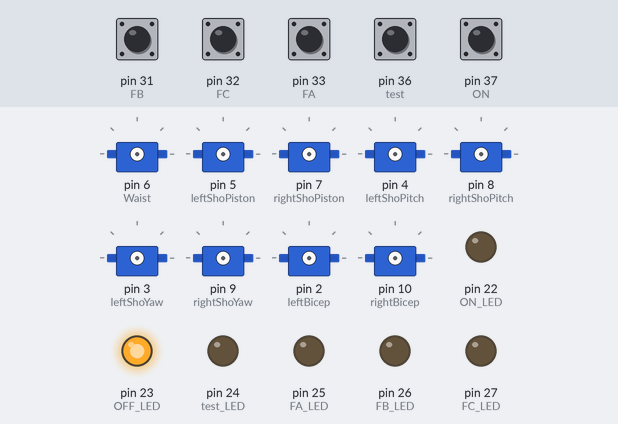
A sketch run on a simulated Arduino Mega 2560, built with avr-gcc and run on an emulated ATmega2560. On the bench: 9 × servo, output pins drawn as LEDs (lit = HIGH). The inputs (shaded band) are chosen by the test bench; at power-on: pin 31 (FB), pin 32 (FC), pin 33 (FA), pin 36 (test), pin 37 (ON) HIGH.

Above: at 0.8 s.
0.9 s: pin 37 (ON) pulled LOW for 0.15 s
At 1.9 s:
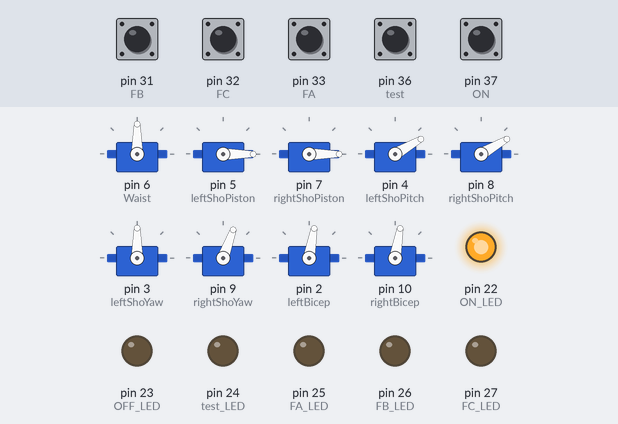
2.5 s: pin 32 (FC) pulled LOW for 0.15 s
At 3.9 s:
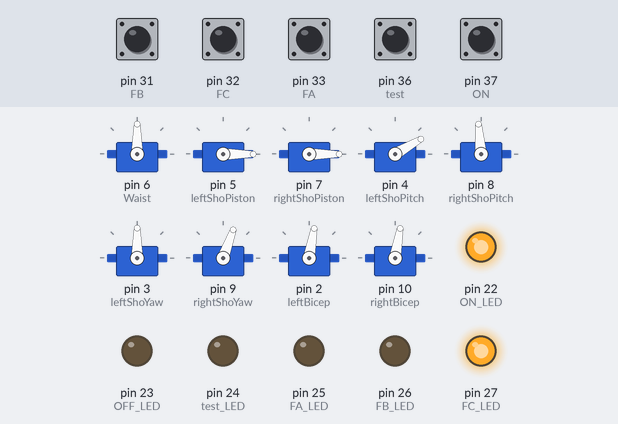
At 5.4 s:
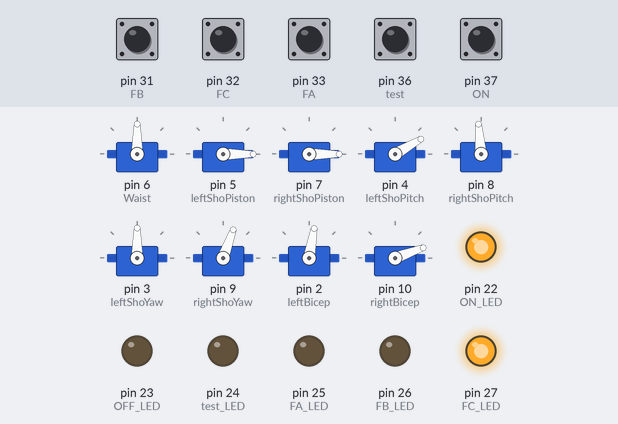
Timing chart, 0 to 19.9 s (numbered marks = the images above; inputs shaded):
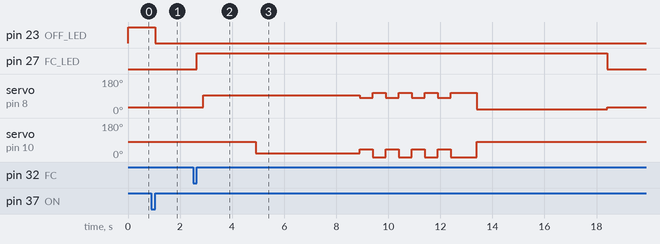

The sketch:

TALUS_Demo_4-1-18.ino
```cpp
#include <Servo.h>

int ON = 37, test = 36, FA = 33, FB = 31, FC = 32; //OFF connnected to reset
int ON_LED = 22, OFF_LED = 23, test_LED = 24, FA_LED = 25, FB_LED = 26, FC_LED = 27;

Servo Waist;
Servo leftShoPiston, rightShoPiston;
Servo leftShoPitch, rightShoPitch;
Servo leftShoYaw, rightShoYaw;
Servo leftBicep, rightBicep;

void Stop();
void HomePosition();
void TestRange();
void ShakeRight(int, int, int, int);
void(* resetFunc) (void) = 0;

void setup() {
  //Button pins set as inputs
  pinMode(ON,INPUT);pinMode(test,INPUT); pinMode(FA,INPUT); pinMode(FB,INPUT); pinMode(FC,INPUT);
  PORTC |= 0xFF; //Enable pull up resistors on pins 30 - 37

  //Indicator LEDs set as outputs
  pinMode(ON_LED,OUTPUT); pinMode(OFF_LED,OUTPUT); pinMode(test_LED,OUTPUT);
  pinMode(FA_LED,OUTPUT); pinMode(FB_LED,OUTPUT); pinMode(FC_LED,OUTPUT);

  //Wait until start button is pressed
  digitalWrite(ON_LED,LOW); digitalWrite(OFF_LED,HIGH); digitalWrite(test_LED,LOW);
  digitalWrite(FA_LED,LOW); digitalWrite(FB_LED,LOW); digitalWrite(FC_LED,LOW);
  while(digitalRead(ON));
  while(!digitalRead(ON)) delay(5); //(delay for debouncing)
  digitalWrite(OFF_LED,LOW); digitalWrite(ON_LED,HIGH);

  //Attach servo pins and go to resting position
  Waist.attach(6);
  leftShoPiston.attach(5); rightShoPiston.attach(7);
  leftShoPitch.attach(4); rightShoPitch.attach(8);
  leftShoYaw.attach(3); rightShoYaw.attach(9);
  leftBicep.attach(2); rightBicep.attach(10);
  HomePosition();
}

void loop() {
  if(!digitalRead(test)){
    while(!digitalRead(test)) delay(5);  //(delay for debouncing)
    digitalWrite(test_LED,HIGH);delay(250);
    TestRange(); //Run through test of all joints
    digitalWrite(test_LED,LOW);

  } else if(!digitalRead(FA)){
    while(!digitalRead(FA)) delay(5);  //(delay for debouncing)
    digitalWrite(FA_LED,HIGH);delay(250);
    ShakeRight1(90,40,1000,4); //Shake at 90 degrees, over ~30 degrees, 1.5 s/shake, 4 shakes
    HomePosition();
    digitalWrite(FA_LED,LOW);

  } else if(!digitalRead(FB)){
    while(!digitalRead(FB)) delay(5);  //(delay for debouncing)
    digitalWrite(FB_LED,HIGH);delay(250);
    ////
    digitalWrite(FC_LED,LOW);

  } else if(!digitalRead(FC)){
    while(!digitalRead(FC)) delay(5);  //(delay for debouncing)
    digitalWrite(FC_LED,HIGH);delay(250);
    ShakeRight2(90,40,1000,4); //Shake at 90 degrees, over ~30 degrees, 1.5 s/shake, 4 shakes
    HomePosition();
    digitalWrite(FC_LED,LOW);
  }
}

void HomePosition() {
  Waist.write(90);
  leftShoPiston.write(0);  rightShoPiston.write(0);
  leftShoPitch.write(30);  rightShoPitch.write(30);
  leftShoYaw.write(90);    rightShoYaw.write(70);
  leftBicep.write(80);     rightBicep.write(80);
}

void TestRange() {
  Waist.write(180); delay(600);
  Waist.write(0); delay(1200);
  Waist.write(90); delay(600);

  leftShoPiston.write(180); rightShoPiston.write(180); delay(1000);
  leftShoPiston.write(0); rightShoPiston.write(0); delay(1000);

  leftShoPitch.write(180); rightShoPitch.write(180); delay(10000);
  leftBicep.write(0); rightBicep.write(0); delay(2000);
  leftBicep.write(80); rightBicep.write(80); delay(2000);
  leftShoPitch.write(90); rightShoPitch.write(90); delay(6000);

  leftShoYaw.write(20); rightShoYaw.write(120); delay(4000);
  leftShoYaw.write(140); rightShoYaw.write(0); delay(8000);

  HomePosition();
}

void ShakeRight1(int angle, int shake, int spd, int num) {
  angle = angle + 20; //Adjust for servo position
  angle = angle - 15; //Adjust for angle added by bicep
  int bicepCenter = 20;

  rightShoPitch.write(angle);delay(2000); //Move to position
  rightBicep.write(bicepCenter);delay(4000);

  for(int i=0; i<num; i++) {
    rightShoPitch.write(angle + shake/3);delay(spd/6);
    rightBicep.write(bicepCenter + shake/2);delay(spd/3);
    rightShoPitch.write(angle - shake/3);delay(spd/6);
    rightBicep.write(bicepCenter - shake/2); delay(spd/3);
  }
  delay(500); //Let go delay
}

void ShakeRight2(int angle, int shake, int spd, int num) {
  angle = angle + 20; //Adjust for servo position
  angle = angle - 15; //Adjust for angle added by bicep
  int bicepCenter = 20;

  rightShoPitch.write(angle);delay(2000); //Move to position
  rightBicep.write(bicepCenter);delay(4000);

  for(int i=0; i<num; i++) {
    rightShoPitch.write(angle - shake/3);rightBicep.write(bicepCenter + shake/2);delay(spd/2);
    rightShoPitch.write(angle + shake/3);rightBicep.write(bicepCenter - shake/2); delay(spd/2);
  }
  delay(500); //Let go delay

  rightShoPitch.write(20);rightBicep.write(80);delay(5000); //Return
}
```

Measured:
- after the input at 0.9 s, pin 22 (ON_LED): LOW → HIGH after 0.15 s; pin 23 (OFF_LED): HIGH → LOW after 0.15 s
- after the input at 2.5 s, pin 27 (FC_LED): LOW → HIGH after 0.15 s, → LOW 15.8 s later; servo on pin 8 (rightShoPitch): 30° → 95° after 0.40 s, → 82° 6.0 s later, → 108° 0.50 s later, → 82° 0.50 s later, … (11 changes in this stretch)
